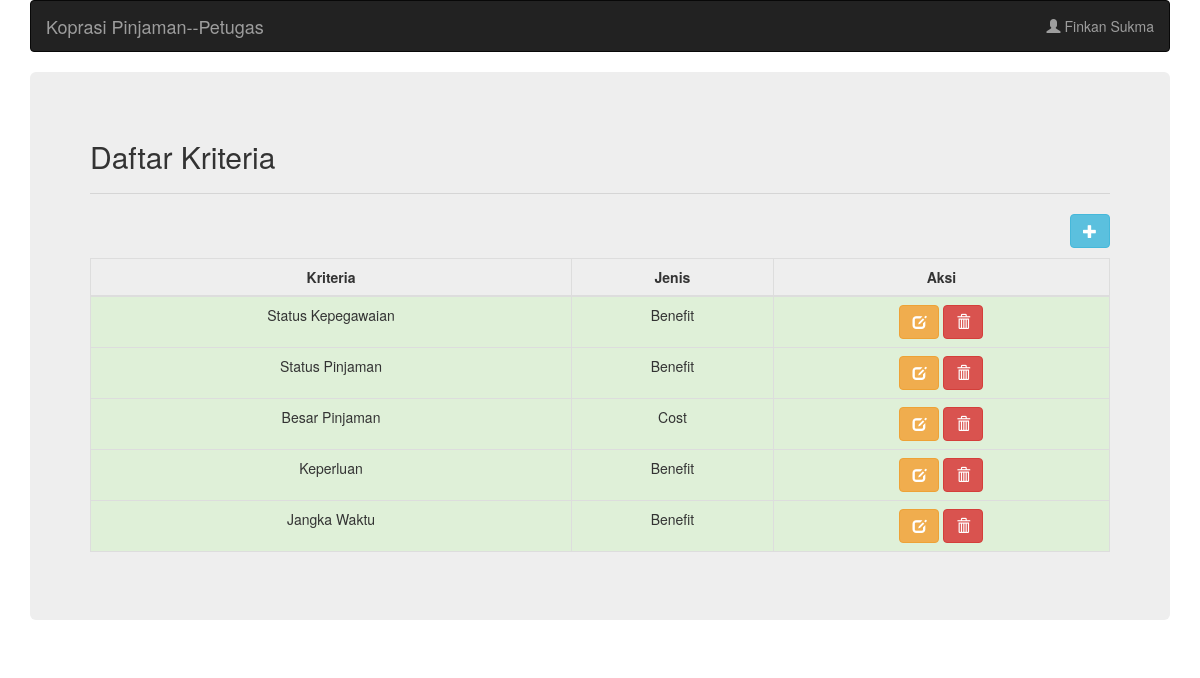
/halaman_petugas.php (signed in), run on an earlier commit of the app's database.
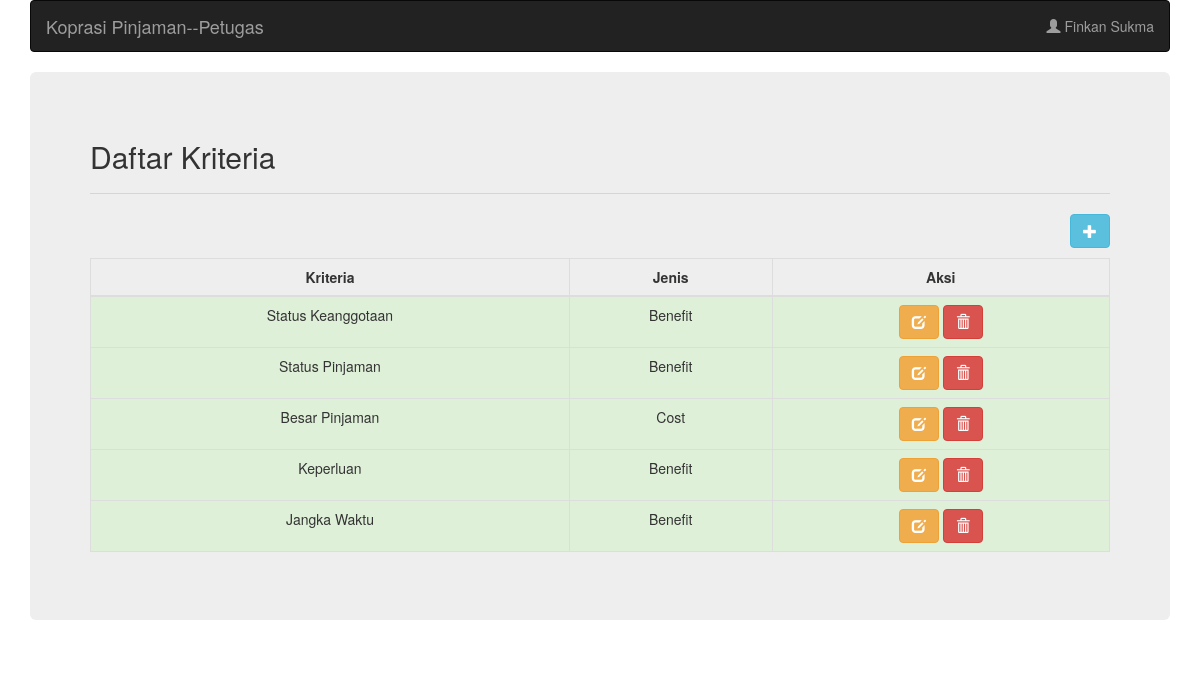
And on a later commit of the database.
### tables this page shows
CREATE TABLE `user` (
  `id` int(11) NOT NULL,
  `nama` varchar(255) NOT NULL,
  `username` varchar(255) NOT NULL,
  `password` varchar(255) NOT NULL,
  `level` varchar(15) NOT NULL
);

CREATE TABLE `tb_kriteria` (
  `id` int(11) NOT NULL,
  `kriteria` varchar(50) NOT NULL,
  `jenis` varchar(20) NOT NULL
);

### halaman_petugas.php (the view, shortened to what this page needs)
<!DOCTYPE html>
<html lang="en">
<head>
  <link rel="stylesheet" href="https://maxcdn.bootstrapcdn.com/bootstrap/3.4.0/css/bootstrap.min.css">
</head>
<body>
  <?php include("koneksi.php"); ?>
  <?php
      $sqlAnggota = "SELECT * FROM user WHERE username = '".$_SESSION['username']."'";
      $queryAnggota = mysqli_query($koneksi, $sqlAnggota);
      $anggota = mysqli_fetch_array($queryAnggota);
  ?>
  <div class="container">
    <nav class="navbar navbar-inverse">
      <div class="container-fluid">
        <div class="navbar-header">
          <a class="navbar-brand" href="#">Koprasi Pinjaman--Petugas</a>
        </div>
        <ul class="nav navbar-nav navbar-right">
          <li class="dropdown"><a class="dropdown-toggle" data-toggle="dropdown" href="#"><span class="glyphicon glyphicon-user"></span> <?php echo $anggota['nama']; ?></a>
          </li>
        </ul>
      </div>
    </nav>
    <div class="jumbotron">
      <h2>Daftar Kriteria</h2>
      <hr />
      <button type="button" class="btn btn-info pull-right" style="margin-bottom: 10px" data-toggle="modal" data-target="#">
        <span class="glyphicon glyphicon-plus"></span>
      </button>
      <table class="table table-bordered">
        <thead>
          <tr>
            <th class="text-center">Kriteria</th>
            <th class="text-center">Jenis</th>
            <th class="text-center">Aksi</th>
          </tr>
        </thead>
        <tbody>
          <?php
            $sqlKriteria = "SELECT * FROM tb_kriteria";
            $queryKriteria = mysqli_query($koneksi, $sqlKriteria);
          ?>
          <?php while($listKriteria = mysqli_fetch_array($queryKriteria)){ ?>
            <tr class="success">
              <td class="text-center"><?php echo $listKriteria['kriteria']; ?></td>
              <td class="text-center"><?php echo $listKriteria['jenis']; ?></td>
              <td class="text-center">
                <a
                  href="javascript:;"
                  data-id="<?php echo $listKriteria['id'] ?>"
                  data-besar_pinjaman="<?php echo $listKriteria['kriteria'] ?>"
                  data-keperluan="<?php echo $listKriteria['jenis'] ?>"
                  data-toggle="modal" data-target="#"
                  class="btn btn-warning">
                    <span class="glyphicon glyphicon-edit"></span>
                </a>
                <a
                  href="javascript:;"
                  data-id="<?php echo $listKriteria['id'] ?>"
                  data-toggle="modal" data-target="#"
                  class="btn btn-danger">
                    <span class="glyphicon glyphicon-trash"></span>
                </a>
              </td>
            </tr>
          <?php } ?>
        </tbody>
    </table>
    </div>
  </div>
</body>
</html>

What changed in the data, as far as the page shows it:
changed tb_kriteria: kriteria "Status Kepegawaian" → "Status Keanggotaan"
